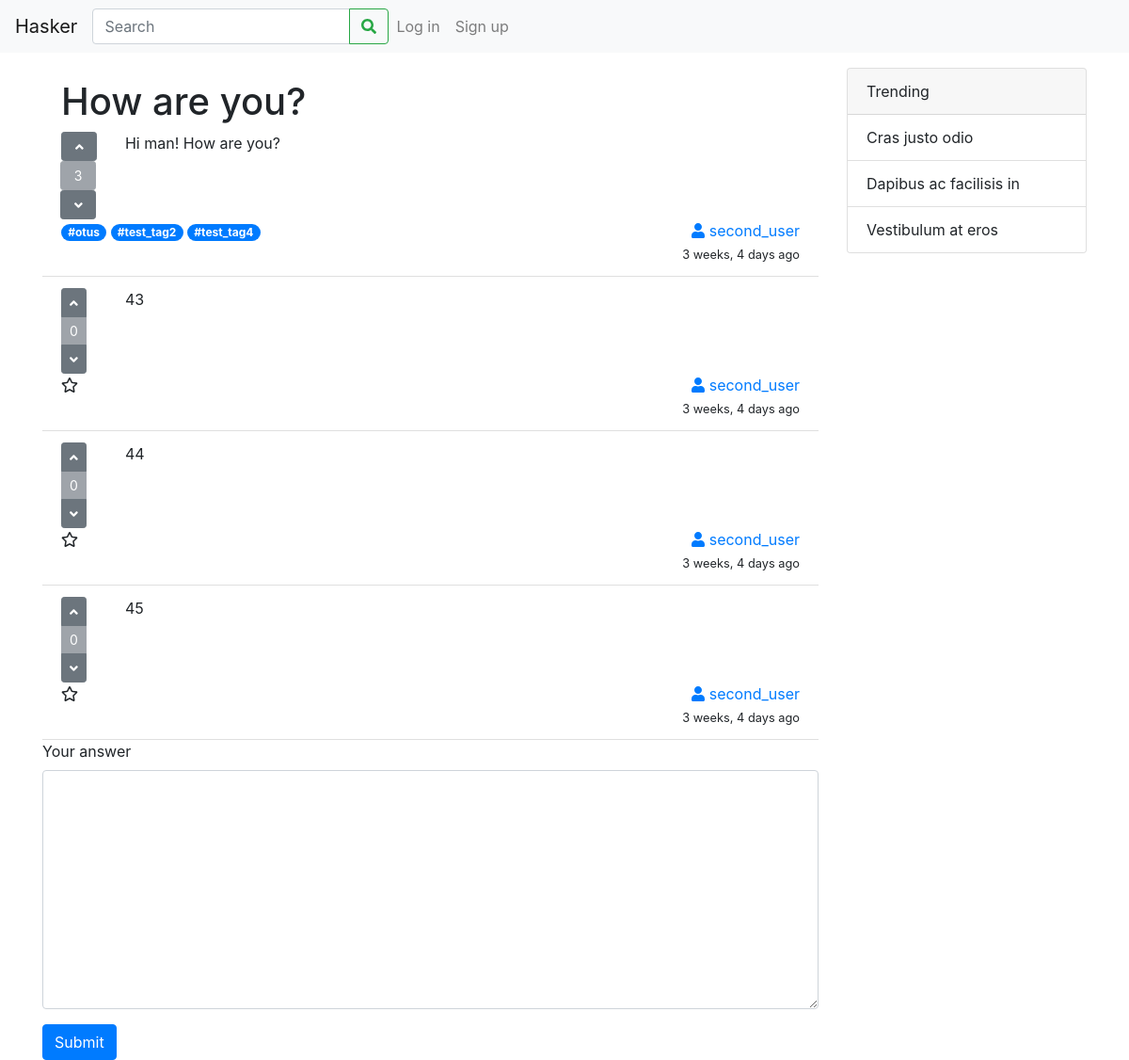
/qa/1/, run on an earlier commit of the app's database.
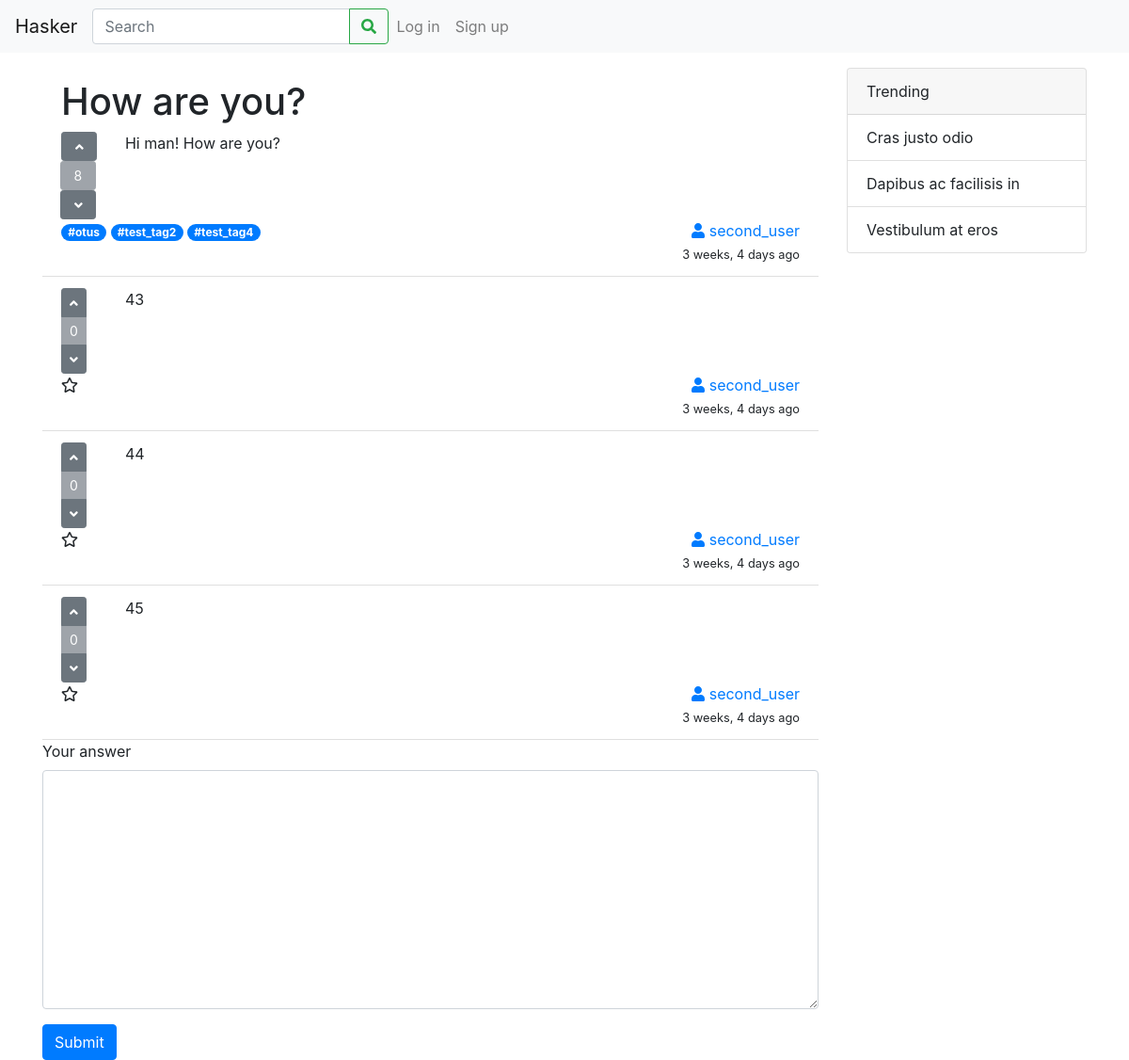
And on a later commit of the database.
### qa/models.py (models this page shows, shortened)
class Question(models.Model):
    header = models.CharField(max_length=100)
    text = models.TextField()
    pub_date = models.DateTimeField(default=timezone.now)
    author = models.ForeignKey(User, on_delete=models.SET_NULL, null=True, blank=True)
    right_answer = models.ForeignKey(Answer, on_delete=models.SET_NULL, null=True, blank=True)
    votes = models.IntegerField(default=0)

### qa/views.py (the view)
# urls.py: path('<int:pk>/', views.QuestionView.as_view(), name='question_view'),
class QuestionView(DetailView):
    model = Question
    template_name = 'qa/question.html'

### qa/models.py (called while the page is built)
    def __str__(self):
        return self.word

### qa/templates/qa/question.html (shortened to what this page needs)
{% extends 'qa/base.html' %}
{% block body %}
    <ul class="list-group list-group-flush">
        <li class="list-group-item">
            <h1>{{ question.header }}</h1>
            <div class="row">
                <div class="col-1">
                    <div class="btn-group-vertical">
                        <form action="{% url 'qa:question_vote' question.id %}" method="post">
                            <button type="submit" name="question_vote" id="question_vote_up" value="up"
                                    class="btn btn-sm btn-secondary">
                                <i class="fas fa-angle-up"></i>
                            </button>
                            <button type="button"
                                    class="btn btn-sm btn-secondary disabled">{{ question.votes }}</button>
                            <button type="submit" name="question_vote" id="question_vote_down" value="down"
                                    class="btn btn-sm btn-secondary">
                                <i class="fas fa-angle-down"></i>
                            </button>
                        </form>
                    </div>
                </div>
                <div class="col">{{ question.text }}</div>
            </div>
            <div class="row">
                <div class="col">
                    {% for tag in question.tag_set.all %}
                        <a href="#" class="badge badge-pill badge-primary">#{{ tag }}</a>
                    {% endfor %}
                </div>
                <div class="col-3 text-right">
                    <div class="row">
                        <div class="col">
                            <a href="#"><i class="fas fa-user"></i> {{ question.author }}</a>
                        </div>
                    </div>
                    <div class="row">
                        <div class="col">
                            <small>{{ question.pub_date|timesince }} ago</small>
                        </div>
                    </div>
                </div>
            </div>
        </li>
        {% for answer in question.answer_set.all %}
            <li class="list-group-item">
                <div class="row">
                    <div class="col-1">
                        <div class="btn-group-vertical">
                            <button type="button" class="btn btn-sm btn-secondary">
                                <i class="fas fa-angle-up"></i>
                            </button>
                            <button type="button" class="btn btn-sm btn-secondary disabled">{{ answer.votes }}</button>
                            <button type="button" class="btn btn-sm btn-secondary">
                                <i class="fas fa-angle-down"></i>
                            </button>
                        </div>
                    </div>
                    <div class="col">{{ answer.content }}</div>
                </div>
                <div class="row">
                    <div class="col-1"><i class="far fa-star"></i></div>
                    <div class="col text-right">
                        <div class="row">
                            <div class="col">
                                <a href="#"><i class="fas fa-user"></i> {{ answer.author }}</a>
                            </div>
                        </div>
                        <div class="row">
                            <div class="col">
                                <small>{{ answer.pub_date|timesince }} ago</small>
                            </div>
                        </div>
                    </div>
                </div>
            </li>
        {% endfor %}
    </ul>
    <form action="{% url 'qa:answer_question' question.id %}" method="post">
        <div class="form-group">
            <label for="answer_content">Your answer</label>
            <textarea name="answer_content" cols="30" rows="10" class="form-control" id="answer_content"></textarea>
        </div>
        <button type="submit" class="btn btn-primary">Submit</button>
    </form>
{% endblock %}

What changed in the data, as far as the page shows it:
changed Question "How are you?": votes "3" → "8"
